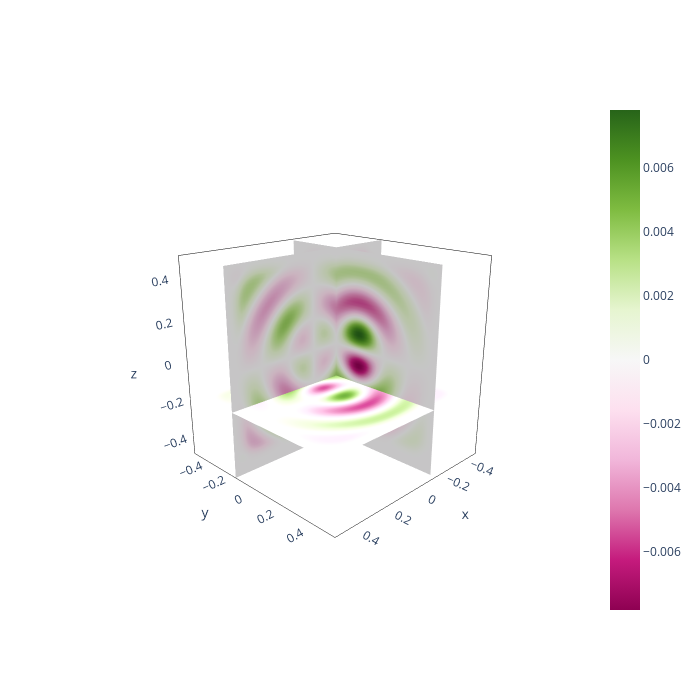

Notebook code for this chart:
### Code cell
x = np.linspace(xrange[0], xrange[1], Nx)
y = np.linspace(yrange[0], yrange[1], Ny)
z = np.linspace(zrange[0], zrange[1], Nz)

yy,zz, = np.meshgrid(y,z, indexing = 'ij');
xx = x[20] * np.ones(yy.shape)

surfcolor_y = (np.real(Ey[:,20,:]))
surfcolor_z = (np.real(Ey[20,:,:]))
surfcolor_x = (np.real(Ey[:,:,20]))

slice_y = get_the_slice(xx,yy,zz, surfcolor_y)
slice_y.update(cmin=0, cmax=0.2e-2)


xx,zz, = np.meshgrid(y,z, indexing = 'ij');
yy = y[20] * np.ones(yy.shape)
slice_z = get_the_slice(xx,yy,zz, surfcolor_z)
slice_z.update(cmin=0, cmax=0.2e-2)


xx,yy, = np.meshgrid(x,y, indexing = 'ij');
zz = z[20] * np.ones(zz.shape)
slice_x = get_the_slice(xx,yy,zz, surfcolor_x)
slice_x.update(cmin=0, cmax=0.2e-2)


axis = dict(gridcolor="white",
            showbackground=False,
            linecolor="black",
            mirror = True, 
            showline = True)

layout = go.Layout(
         width=700,
         height=700,
         scene=dict(yaxis=axis,
                    xaxis=dict(axis, range = xrange),
                    zaxis=dict(axis, range = zrange),
                    aspectratio=dict(x=1, y=1, z=1)
                    ),
         scene_camera = camera
        )
fig_data = [slice_y, slice_z, slice_x]

fig = go.Figure(data=fig_data, layout=layout)
fig.write_image('../img/vacuum_slices.png')
fig.show();

### Figure 1 — Plotly figure (JSON) as saved in the notebook; plotly's stock layout.template omitted (floating-point values rounded to 4 significant figures; data arrays with more than 128 entries replaced by an {"elided": "..."} marker saying what was removed)
{"data": [{"cmax": 0.002, "cmin": 0, "coloraxis": "coloraxis", "surfacecolor": {"elided": "61x61 float values"}, "type": "surface", "x": {"elided": "61x61 float values"}, "y": {"elided": "61x61 float values"}, "z": {"elided": "61x61 float values"}}, {"cmax": 0.002, "cmin": 0, "coloraxis": "coloraxis", "surfacecolor": {"elided": "61x61 float values"}, "type": "surface", "x": {"elided": "61x61 float values"}, "y": {"elided": "61x61 float values"}, "z": {"elided": "61x61 float values"}}, {"cmax": 0.002, "cmin": 0, "coloraxis": "coloraxis", "surfacecolor": {"elided": "61x61 float values"}, "type": "surface", "x": {"elided": "61x61 float values"}, "y": {"elided": "61x61 float values"}, "z": {"elided": "61x61 float values"}}], "layout": {"height": 700, "scene": {"aspectratio": {"x": 1, "y": 1, "z": 1}, "camera": {"center": {"x": 0, "y": 0, "z": 0}, "eye": {"x": 2, "y": 2, "z": 1}, "up": {"x": 0, "y": 0, "z": 1}}, "xaxis": {"gridcolor": "white", "linecolor": "black", "mirror": true, "range": [-0.5, 0.5], "showbackground": false, "showline": true}, "yaxis": {"gridcolor": "white", "linecolor": "black", "mirror": true, "showbackground": false, "showline": true}, "zaxis": {"gridcolor": "white", "linecolor": "black", "mirror": true, "range": [-0.5, 0.5], "showbackground": false, "showline": true}}, "width": 700}}
